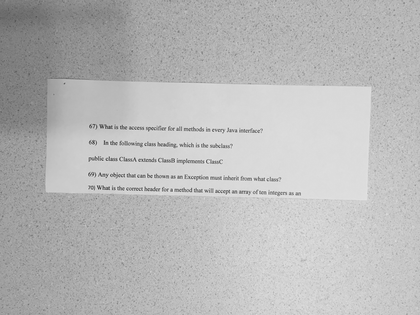
%> input picture InClass05/input2.png, 420 x 315 px, shrunk from 3264 x 2448 before the run
$ octave threshold.m   (GNU Octave 9; MATLAB toolbox functions it lacks are replaced by stand-ins)
%> lines starting %> are read from the running program, lines starting %| are printed output that depends on the picture; in (x1, y1, x2, y2) boxes, pixels count from 0 and x2, y2 are one past the last pixel; in counts of white or black regions, pixels touching at a corner belong together; the program's own positions count from 1
%Otsu's method
input1_im = imread('input2.png');
%> input1_im is the input picture: size 315x420 uint8; min 59, max 243, mean 185.2
%input1_im = imread('input2.png');

variance = zeros(256,1);
for T = 0:255
   input1_im_treshold = input1_im>= T; %applies treshold and creates binary image

   w2 = sum(input1_im_treshold(:)); % # of pixels in > T
   w1 = numel(input1_im) - w2; % # of pixels in < T

   mu2 = mean(input1_im(input1_im_treshold));
   mu1 = mean(input1_im(~input1_im_treshold));

   %mu1 = sum( w2(:) ) / numel(w2);
   %mu2 = sum( w1(:) ) / numel(w1);

   difference_averages = (mu1 - mu2)^2;
   variance(T+1) = w1*w2*difference_averages;
end

% Get treshold value and create treshold image
[~, treshold] = max(variance);
%> treshold = 180
input1_im_treshold = input1_im >= treshold;
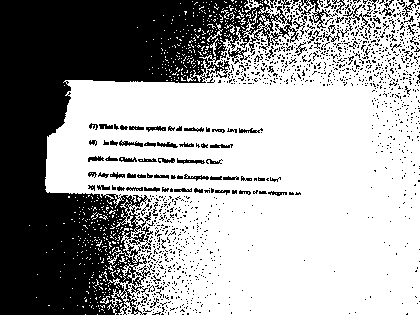
%> input1_im_treshold: size 315x420 logical; 63.6% white; 1284 black regions (1194 under 20 px), largest, box (x1, y1, x2, y2) and area: (0, 0, 299, 315) 40506, (295, 0, 338, 29) 239, (343, 4, 373, 31) 168
%plot(variance);
%title("some title");

%%%%%%%%%%%%%%%%%%%%%%%%%%%%%%%%%%%%%%%%
%Local T method
%%%%%%%%%%%%%%%%%%%%%%%%%%%%%%%%%%%%%%%%

input2_im = imread('input2.png');
input2_im = input2_im(1:3:end, 1:3:end);
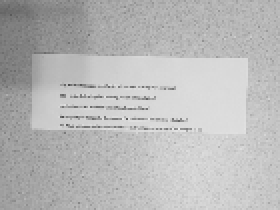
%> input2_im: size 105x140 uint8 (shown 2 times larger); min 77, max 238, mean 184.9
window = 11;
window_half = floor(window/2);
[R,C] = size(input2_im);
%> R = 105; C = 140

meanIm = zeros(R,C, 'uint8');
for r = window_half + 1 : (R-window_half-1)
    for c = window_half + 1 : (C - window_half -1)
        meanIm(r,c) = mean (mean(input2_im(r-window_half:r+window_half, c-window_half:c+window_half)));
    end
end
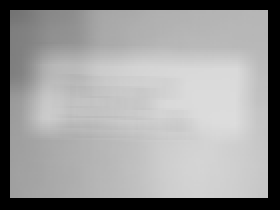
%> meanIm: size 105x140 uint8 (shown 2 times larger); min 0, max 221, mean 154.6

input2_im_local_tresh_K1 = input2_im >= 1*meanIm;
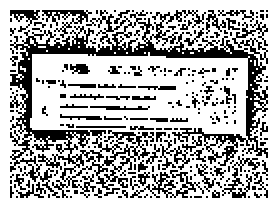
%> input2_im_local_tresh_K1: size 105x140 logical (shown 2 times larger); 70.3% white; black in thin lines or dots, all inside (x1, y1, x2, y2) = (5, 5, 134, 99)
input2_im_local_tresh_Kdot6 = input2_im >= .6*meanIm;
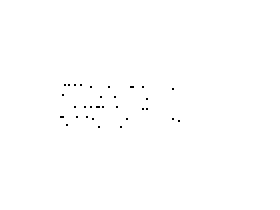
%> input2_im_local_tresh_Kdot6: size 105x140 logical (shown 2 times larger); 99.8% white; black in thin lines or dots, all inside (x1, y1, x2, y2) = (30, 42, 90, 64)
input2_im_local_tresh_K1dot2 = input2_im >= 1.2*meanIm;
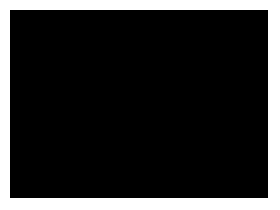
%> input2_im_local_tresh_K1dot2: size 105x140 logical (shown 2 times larger); 17.5% white; 1 white region, box (x1, y1, x2, y2) and area: (0, 0, 140, 105) 2574

$ run again, with InClass05/input1.png copied over InClass05/input2.png
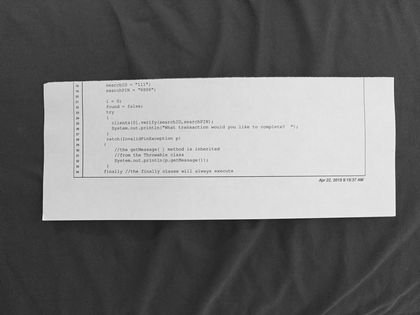
%> input picture InClass05/input1.png, 420 x 315 px, shrunk from 3264 x 2448 before the run
%> input1_im is the input picture: size 315x420 uint8; min 19, max 255, mean 116.3
%> the loop `for T = 0:255` made 256 passes
%> (w2, w1, mu2, mu1, difference_averages) on passes 1 to 3: (132300, 0, 116.3, NaN, NaN), (132300, 0, 116.3, NaN, NaN), (132300, 0, 116.3, NaN, NaN)
%> treshold = 137
%> `input1_im_treshold = input1_im >= treshold;`:
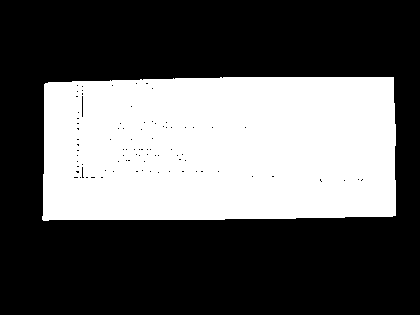
%> input1_im_treshold: size 315x420 logical; 37.3% white; 1 white region, box (x1, y1, x2, y2) and area: (42, 77, 396, 221) 49304
%> input2_im_local_tresh_K1: size 105x140 logical; 68% white; 227 black regions (204 under 20 px), largest, box (x1, y1, x2, y2) and area: (5, 5, 134, 99) 3088, (25, 58, 114, 68) 146, (91, 50, 121, 58) 80
%> input2_im_local_tresh_Kdot6: size 105x140 logical; 94.2% white; 3 black regions (1 under 20 px), largest, box (x1, y1, x2, y2) and area: (11, 28, 134, 79) 575, (16, 22, 130, 28) 275
%> `input2_im_local_tresh_K1dot2 = input2_im >= 1.2*meanIm;`:
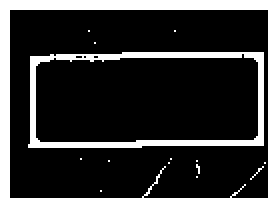
%> input2_im_local_tresh_K1dot2: size 105x140 logical (shown 2 times larger); 24.4% white; 15 white regions (13 under 20 px), largest, box (x1, y1, x2, y2) and area: (0, 0, 140, 105) 2604, (14, 26, 132, 74) 955
